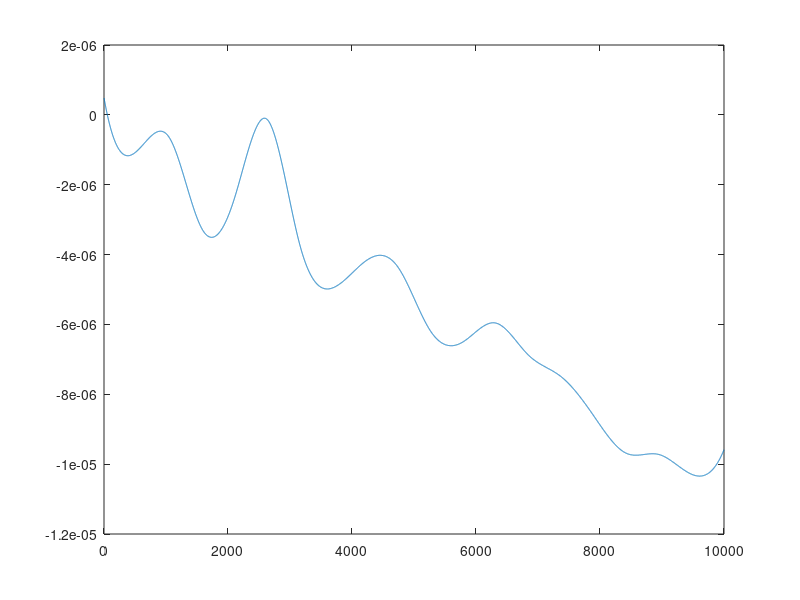

The MATLAB source for this figure: (Note: this script raises an error after producing the figure.)
%% does a simulated experiment from the given using the experimental paramaters
% experiment parameters

save_dir = 'h:/imaging/scans/';

f_mod       =  50e3; % frequency modulation period
sample_rate = 250e6; % sample rate

L0   = 10e-2; % measured with a tape measure
beta = 1e-3;
C    = 2;

samples = sample_rate / f_mod;
lambda0 = 852e-9;

f0 = 3e8 / lambda0;                  % laser center frequency
freq_range = -20e9;                   % laser frequency sweep range (Hz)

fstep = freq_range / samples;
sweep = 3e8 ./ [f0:fstep:f0+freq_range-fstep];

% power modulation waveform
%mod = sawtooth(2 * pi * f_mod / f_s * [0:samples_per_period - 1]);
%mod = (mod(:) + 1) / 2;


%% generate a surface that is random on large scales, but smooth on smaller scales
rng('default');
rng(7);

low_points = 20;
high_points = 1e4;

span = 1e-3; % size of the span

low_y  = randn(low_points,1);
low_x  = linspace(0, span, low_points);
high_x = linspace(0, span, high_points);
surface = spline(low_x, low_y, high_x);

% add tilt to the surface by adding a gradient
surface = surface - linspace(0, 10, length(surface)); % linear surface

surface = surface * 1e-6; % put the surface roughness in microns

figure(1); plot(surface);

%% generate self-mixing signals at each point on the surface and save to a file
cores = 4;
data = cell(cores,1);

output_dir = next_free_filename('sim', save_dir, true);
output_file = strcat(output_dir, '/pixels.dat');
savefile    = strcat(output_dir, '/scan.mat');
mkdir(output_dir);

scan_points = [length(surface), 1];

for k = 1:floor(length(surface) / cores);
    parfor j = 1:cores
        data{j} = beta * sweep_sim(L0 + surface(cores * (k - 1) + j), sweep, C);
    end
    
    figure(1); clf; 
    for j = 1:cores
        subplot(4,1,j); plot(data{j});
        
        save_singlefile(output_file, data{j});
    end
          
    figure(2); clf; hold on;
    plot(surface); 

    start = k * cores + 1;
    finish = min((k+1) * cores, length(surface));
    seg = start:finish;
    
    plot(seg, surface(seg), 'r*');
    title(sprintf('%d / %d', k, floor(length(surface) /cores)));
    
    pause(0.01);
end

clear mod;

save(savefile, '-v7.3');